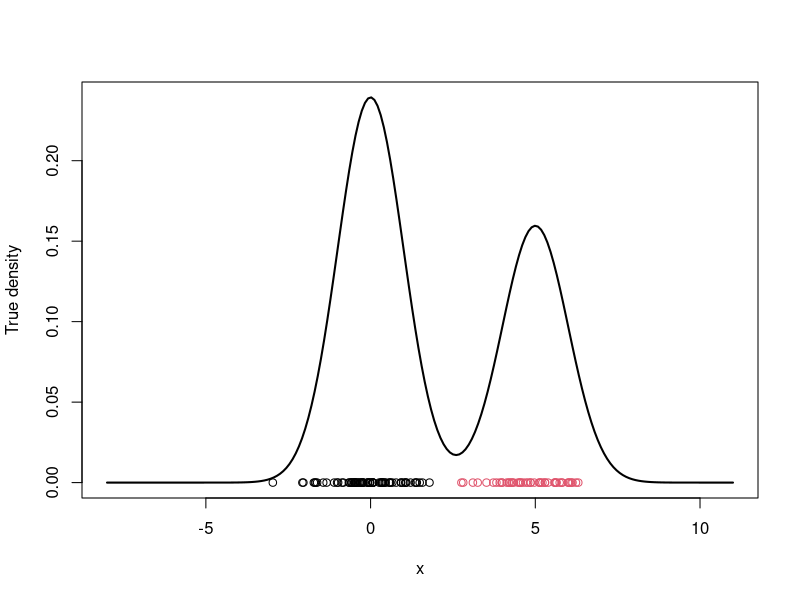
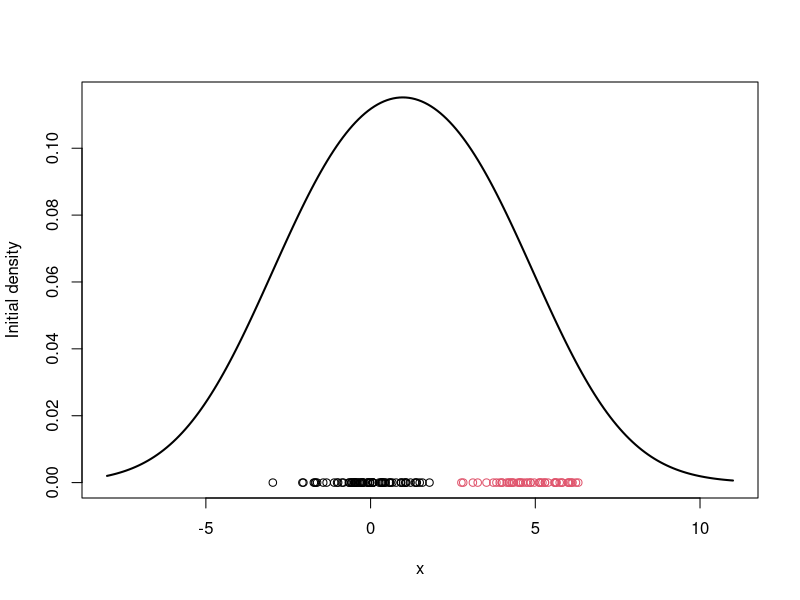
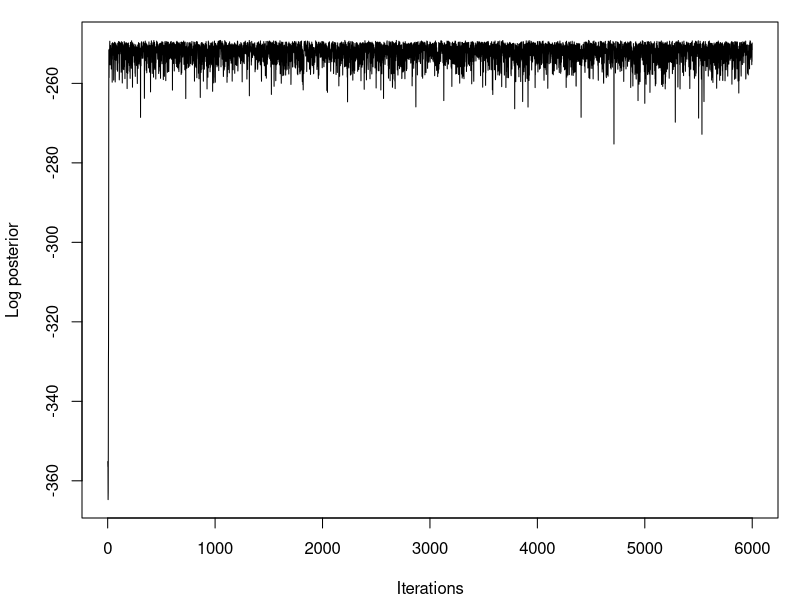
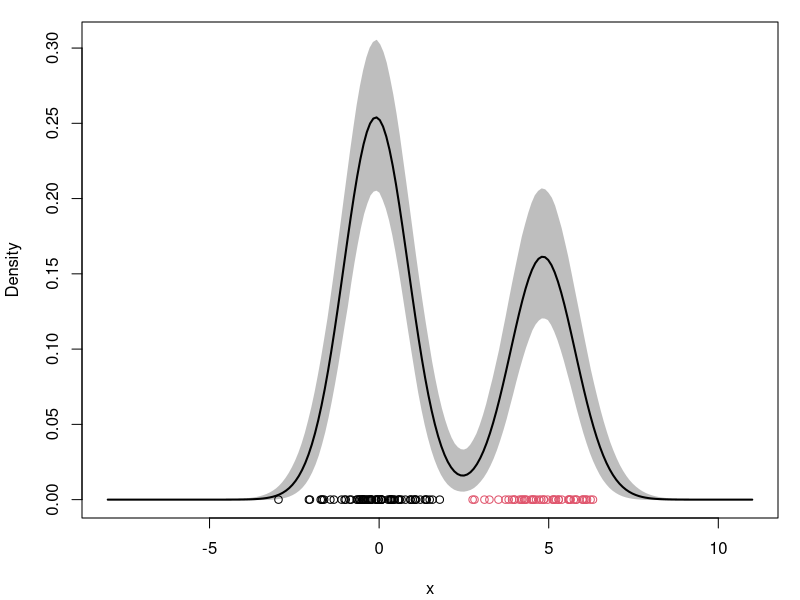

Write the R code that produced these figures, in order.
## Week 3 EX1 : Sample code for MCMC example 1
## ------------------------------------------------------------------
#### Example of an MCMC algorithm for fitting a location mixture of 2 Gaussian components
#### The algorithm is tested using simulated data

## Clear the environment and load required libraries
rm(list=ls())
library(MCMCpack)
set.seed(81196)  # So that results are reproducible

## Generate data from a mixture with 2 components
KK         = 2
w.true     = 0.6  # True weights associated with the components
mu.true    = rep(0, KK)
mu.true[1] = 0   # True mean for the first component
mu.true[2] = 5   # True mean for the second component
sigma.true = 1   # True standard deviation of all components
n          = 120         # Number of observations to be generated
cc.true = sample(1:KK, n, replace=T, prob=c(w.true,1-w.true))
x  = rep(0, n)
for(i in 1:n){
  x[i] = rnorm(1, mu.true[cc.true[i]], sigma.true)
}

# Plot the true density
par(mfrow=c(1,1))
xx.true = seq(-8,11,length=200)
yy.true = w.true*dnorm(xx.true, mu.true[1], sigma.true) + 
  (1-w.true)*dnorm(xx.true, mu.true[2], sigma.true) 
plot(xx.true, yy.true, type="l", xlab="x", ylab="True density", lwd=2)
points(x, rep(0,n), col=cc.true)

## Initialize the parameters
w     = 1/2                         #Assign equal weight to each component to start with
mu    = rnorm(KK, mean(x), sd(x))   #Random cluster centers randomly spread over the support of the data
sigma = sd(x)                       #Initial standard deviation

# Plot the initial guess for the density
xx = seq(-8,11,length=200)
yy = w*dnorm(xx, mu[1], sigma) + (1-w)*dnorm(xx, mu[2], sigma)
plot(xx, yy, type="l", ylim=c(0, max(yy)), xlab="x", 
     ylab="Initial density", lwd=2)
points(x, rep(0,n), col=cc.true)

## The actual MCMC algorithm starts here
# Priors
aa  = rep(1,KK)  # Uniform prior on w
eta = 0          # Mean 0 for the prior on mu_k
tau = 5          # Standard deviation 5 on the prior for mu_l
dd  = 2
qq  = 1

# Number of iterations of the sampler
rrr   = 6000
burn  = 1000


# Storing the samples
cc.out    = array(0, dim=c(rrr, n))
w.out     = rep(0, rrr)
mu.out    = array(0, dim=c(rrr, KK))
sigma.out = rep(0, rrr)
logpost   = rep(0, rrr)

# MCMC iterations
for(s in 1:rrr){
  # Sample the indicators
  cc = rep(0,n)
  for(i in 1:n){
    v = rep(0,KK)
    v[1] = log(w) + dnorm(x[i], mu[1], sigma, log=TRUE)  #Compute the log of the weights
    v[2] = log(1-w) + dnorm(x[i], mu[2], sigma, log=TRUE)  #Compute the log of the weights
    v = exp(v - max(v))/sum(exp(v - max(v)))
    cc[i] = sample(1:KK, 1, replace=TRUE, prob=v)
  }
  
  # Sample the weights
  w = rbeta(1, aa[1] + sum(cc==1), aa[2] + sum(cc==2))
  
  # Sample the means
  for(k in 1:KK){
    nk    = sum(cc==k)
    xsumk = sum(x[cc==k])
    tau2.hat = 1/(nk/sigma^2 + 1/tau^2)
    mu.hat  = tau2.hat*(xsumk/sigma^2 + eta/tau^2)
    mu[k]   = rnorm(1, mu.hat, sqrt(tau2.hat))
  }
  
  # Sample the variances
  dd.star = dd + n/2
  qq.star = qq + sum((x - mu[cc])^2)/2
  sigma = sqrt(rinvgamma(1, dd.star, qq.star))
  
  # Store samples
  cc.out[s,]   = cc
  w.out[s]     = w
  mu.out[s,]   = mu
  sigma.out[s] = sigma
  for(i in 1:n){
    if(cc[i]==1){
      logpost[s] = logpost[s] + log(w) + dnorm(x[i], mu[1], sigma, log=TRUE)
    }else{
      logpost[s] = logpost[s] + log(1-w) + dnorm(x[i], mu[2], sigma, log=TRUE)
    }
  }
  logpost[s] = logpost[s] + dbeta(w, aa[1], aa[2],log = T)
  for(k in 1:KK){
    logpost[s] = logpost[s] + dnorm(mu[k], eta, tau, log = T)
  }
  logpost[s] = logpost[s] + log(dinvgamma(sigma^2, dd, 1/qq))
  if(s/500==floor(s/500)){
    print(paste("s =",s))
  }
}

## Plot the logposterior distribution for various samples
par(mfrow=c(1,1))
par(mar=c(4,4,1,1)+0.1)
plot(logpost, type="l", xlab="Iterations", ylab="Log posterior")

xx = seq(-8,11,length=200)
density.posterior = array(0, dim=c(rrr-burn,length(xx)))
for(s in 1:(rrr-burn)){
  density.posterior[s,] = density.posterior[s,] + w.out[s+burn]*dnorm(xx,mu.out[s+burn,1],sigma.out[s+burn]) +
    (1-w.out[s+burn])*dnorm(xx,mu.out[s+burn,2],sigma.out[s+burn])
}
density.posterior.m = apply(density.posterior , 2, mean)
density.posterior.lq = apply(density.posterior, 2, quantile, 0.025)
density.posterior.uq = apply(density.posterior, 2, quantile, 0.975)
par(mfrow=c(1,1))
par(mar=c(4,4,1,1)+0.1)
plot(xx, density.posterior.m, type="n",ylim=c(0,max(density.posterior.uq)), xlab="x", ylab="Density")
polygon(c(xx,rev(xx)), c(density.posterior.lq, rev(density.posterior.uq)), col="grey", border="grey")
lines(xx, density.posterior.m, lwd=2)
points(x, rep(0,n), col=cc.true)
